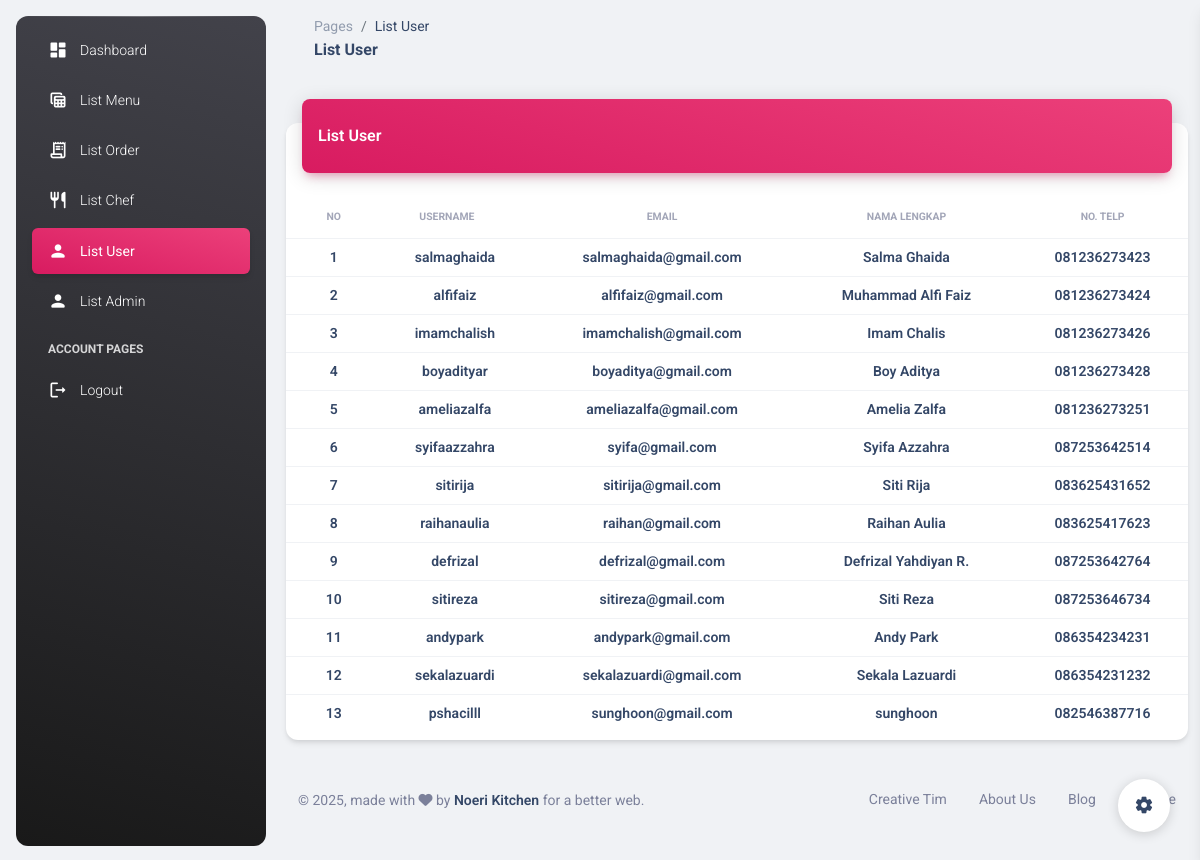
Screenshot of /index.php/C_Admin/ListUser with the database file from the repository.
### tables this page shows
CREATE TABLE `t_user` (
  `id_user` int(11) NOT NULL,
  `usn_user` varchar(50) NOT NULL,
  `pass_user` varchar(50) NOT NULL,
  `email_user` varchar(50) NOT NULL,
  `nama_user` varchar(100) NOT NULL,
  `no_telp_user` varchar(15) NOT NULL,
  `id_role` int(11) NOT NULL
);

### application/controllers/C_Admin.php (called while the page is built, shortened)
<?php
class C_Admin extends CI_Controller {
	public function ListUser()
	{
		$data_user = $this->M_ListUser->getAllUser();
		$temp['data'] = $data_user;
		$this->load->view('V_ListUser.php', $temp);
	}
}

### index.php (called while the page is built, shortened)
<?php
require_once BASEPATH.'core/CodeIgniter.php';

### application/models/M_ListUser.php (called while the page is built, shortened)
<?php
class M_ListUser extends CI_Model {
    public function getAllUser()
    {
        $query = $this->db->query("SELECT * FROM t_user WHERE id_role = '1'");
        return $query->result();
    }
}

### application/views/V_ListUser.php (the view, shortened to what this page needs)
<!DOCTYPE html>
<html lang="en">
<head>
  <link href="<?php echo base_url()?>/assets/dashboard/assets/css/nucleo-icons.css" rel="stylesheet" />
  <link href="<?php echo base_url()?>/assets/dashboard/assets/css/nucleo-svg.css" rel="stylesheet" />
  <link id="pagestyle" href="<?php echo base_url()?>/assets/dashboard/assets/css/material-dashboard.css?v=3.1.0" rel="stylesheet" />
</head>
<body class="g-sidenav-show  bg-gray-200">
  <aside class="sidenav navbar navbar-vertical navbar-expand-xs border-0 border-radius-xl my-3 fixed-start ms-3   bg-gradient-dark" id="sidenav-main">
    <hr class="horizontal light mt-0 mb-2">
    <div class="collapse navbar-collapse  w-auto " id="sidenav-collapse-main">
      <ul class="navbar-nav">
        <li class="nav-item">
          <a class="nav-link text-white" href="<?php echo site_url('C_Admin/index')?>">
            <div class="text-white text-center me-2 d-flex align-items-center justify-content-center">
              <i class="material-icons opacity-10">dashboard</i>
            </div>
            <span class="nav-link-text ms-1">Dashboard</span>
          </a>
        </li>
        <li class="nav-item">
          <a class="nav-link text-white " href="<?php echo site_url('C_Admin/LinkMenuAdmin')?>">
            <div class="text-white text-center me-2 d-flex align-items-center justify-content-center">
              <i class="material-icons opacity-10">table_view</i>
            </div>
            <span class="nav-link-text ms-1">List Menu</span>
          </a>
        </li>
        <li class="nav-item">
          <a class="nav-link text-white " href="<?php echo site_url('C_Admin/LinkOrderAdmin')?>">
            <div class="text-white text-center me-2 d-flex align-items-center justify-content-center">
              <i class="material-icons opacity-10">receipt_long</i>
            </div>
            <span class="nav-link-text ms-1">List Order</span>
          </a>
        </li>
        <li class="nav-item">
          <a class="nav-link text-white " href="<?php echo site_url('C_Admin/LinkChefAdmin')?>">
            <div class="text-white text-center me-2 d-flex align-items-center justify-content-center">
              <i class="material-icons opacity-10">restaurant</i>
            </div>
            <span class="nav-link-text ms-1">List Chef</span>
          </a>
        </li>
        <li class="nav-item">
          <a class="nav-link text-white active bg-gradient-primary" href="<?php echo site_url('C_Admin/ListUser')?>">
            <div class="text-white text-center me-2 d-flex align-items-center justify-content-center">
            <i class="material-icons opacity-10">person</i>
            </div>
            <span class="nav-link-text ms-1">List User</span>
          </a>
        </li>
        <li class="nav-item">
          <a class="nav-link text-white " href="<?php echo site_url('C_Admin/ListAdmin')?>">
            <div class="text-white text-center me-2 d-flex align-items-center justify-content-center">
            <i class="material-icons opacity-10">person</i>
            </div>
            <span class="nav-link-text ms-1">List Admin</span>
          </a>
        </li>
        <li class="nav-item mt-3">
          <h6 class="ps-4 ms-2 text-uppercase text-xs text-white font-weight-bolder opacity-8">Account pages</h6>
        </li>
        <li class="nav-item">
          <a class="nav-link text-white " href="<?php echo site_url('C_Login/logout');?>">
            <div class="text-white text-center me-2 d-flex align-items-center justify-content-center">
              <i class="material-icons opacity-10">logout</i>
            </div>
            <span class="nav-link-text ms-1">Logout</span>
          </a>
        </li>
      </ul>
    </div>
  </aside>
  <main class="main-content position-relative max-height-vh-100 h-100 border-radius-lg ">
    <nav class="navbar navbar-main navbar-expand-lg px-0 mx-4 shadow-none border-radius-xl" id="navbarBlur" data-scroll="true">
      <div class="container-fluid py-1 px-3">
        <nav aria-label="breadcrumb">
          <ol class="breadcrumb bg-transparent mb-0 pb-0 pt-1 px-0 me-sm-6 me-5">
            <li class="breadcrumb-item text-sm"><a class="opacity-5 text-dark" href="javascript:;">Pages</a></li>
            <li class="breadcrumb-item text-sm text-dark active" aria-current="page">List User</li>
          </ol>
          <h6 class="font-weight-bolder mb-0">List User</h6>
        </nav>
    </nav>
    <div class="container-fluid py-4">
      <div class="row">
        <div class="col-12">
          <div class="card my-4">
            <div class="card-header p-0 position-relative mt-n4 mx-3 z-index-2">
              <div class="bg-gradient-primary shadow-primary border-radius-lg pt-4 pb-3">
                <h6 class="text-white text-capitalize ps-3">List User</h6>
              </div>
            </div>
            <div class="card-body px-0 pb-2">
              <div class="table-responsive p-0">
                <table class="table align-items-center mb-0">
                  <thead>
                    <tr>
                      <th class="text-center text-uppercase text-secondary text-xxs font-weight-bolder opacity-7">No</th>
                      <th class="text-center text-uppercase text-secondary text-xxs font-weight-bolder opacity-7 ps-2">Username</th>
                      <th class="text-center text-uppercase text-secondary text-xxs font-weight-bolder opacity-7">Email</th>
                      <th class="text-center text-uppercase text-secondary text-xxs font-weight-bolder opacity-7">Nama Lengkap</th>
                      <th class="text-center text-uppercase text-secondary text-xxs font-weight-bolder opacity-7">No. Telp</th>
                    </tr>
                  </thead>
                  <tbody>
                    <?php
                        $cacah = 1;
		    	        foreach($data as $row){
		            ?>
                    <tr>
                      <td class="align-middle text-center">
                        <h6 class="mb-0 text-sm"><?= $cacah ?></h6>
                      </td>
                      <td class="align-middle text-center text-sm">
                        <h6 class="mb-0 text-sm"><?= $row->usn_user; ?></h6>
                      </td>
                      <td class="align-middle text-center text-sm">
                        <h6 class="mb-0 text-sm"><?= $row->email_user; ?></h6>
                      </td>
                      <td class="align-middle text-center text-sm">
                        <h6 class="mb-0 text-sm"><?= $row->nama_user; ?></h6>
                      </td>
                      <td class="align-middle text-center">
                        <h6 class="mb-0 text-sm"><?= $row->no_telp_user; ?></h6>
                      </td>
                    </tr>
                    <?php
                        $cacah++;
                        }
                    ?>
                  </tbody>
                </table>
              </div>
            </div>
          </div>
        </div>
      </div>
      <footer class="footer py-4  ">
        <div class="container-fluid">
          <div class="row align-items-center justify-content-lg-between">
            <div class="col-lg-6 mb-lg-0 mb-4">
              <div class="copyright text-center text-sm text-muted text-lg-start">
                © ,
                made with <i class="fa fa-heart"></i> by
                <a href="https://www.creative-tim.com" class="font-weight-bold" target="_blank">Noeri Kitchen</a>
                for a better web.
              </div>
            </div>
            <div class="col-lg-6">
              <ul class="nav nav-footer justify-content-center justify-content-lg-end">
                <li class="nav-item">
                  <a href="https://www.creative-tim.com" class="nav-link text-muted" target="_blank">Creative Tim</a>
                </li>
                <li class="nav-item">
                  <a href="https://www.creative-tim.com/presentation" class="nav-link text-muted" target="_blank">About Us</a>
                </li>
                <li class="nav-item">
                  <a href="https://www.creative-tim.com/blog" class="nav-link text-muted" target="_blank">Blog</a>
                </li>
                <li class="nav-item">
                  <a href="https://www.creative-tim.com/license" class="nav-link pe-0 text-muted" target="_blank">License</a>
                </li>
              </ul>
            </div>
          </div>
        </div>
      </footer>
    </div>
  </main>
  <div class="fixed-plugin">
    <a class="fixed-plugin-button text-dark position-fixed px-3 py-2">
      <i class="material-icons py-2">settings</i>
    </a>
  </div>
</body>
</html>

### rows the page displays
t_user: usn_user "salmaghaida", email_user "salmaghaida@gmail.com", nama_user "Salma Ghaida", no_telp_user "081236273423"
t_user: usn_user "alfifaiz", email_user "alfifaiz@gmail.com", nama_user "Muhammad Alfi Faiz", no_telp_user "081236273424"
t_user: usn_user "imamchalish", email_user "imamchalish@gmail.com", nama_user "Imam Chalis", no_telp_user "081236273426"
t_user: usn_user "boyadityar", email_user "boyaditya@gmail.com", nama_user "Boy Aditya", no_telp_user "081236273428"
t_user: usn_user "ameliazalfa", email_user "ameliazalfa@gmail.com", nama_user "Amelia Zalfa", no_telp_user "081236273251"
t_user: usn_user "syifaazzahra", email_user "syifa@gmail.com", nama_user "Syifa Azzahra", no_telp_user "087253642514"
t_user: usn_user "sitirija", email_user "sitirija@gmail.com", nama_user "Siti Rija", no_telp_user "083625431652"
t_user: usn_user "raihanaulia", email_user "raihan@gmail.com", nama_user "Raihan Aulia", no_telp_user "083625417623"
t_user: usn_user "defrizal", email_user "defrizal@gmail.com", nama_user "Defrizal Yahdiyan R.", no_telp_user "087253642764"
t_user: usn_user "sitireza", email_user "sitireza@gmail.com", nama_user "Siti Reza", no_telp_user "087253646734"
t_user: usn_user "andypark", email_user "andypark@gmail.com", nama_user "Andy Park", no_telp_user "086354234231"
t_user: usn_user "sekalazuardi", email_user "sekalazuardi@gmail.com", nama_user "Sekala Lazuardi", no_telp_user "086354231232"
t_user: usn_user "pshacilll", email_user "sunghoon@gmail.com", nama_user "sunghoon", no_telp_user "082546387716"
